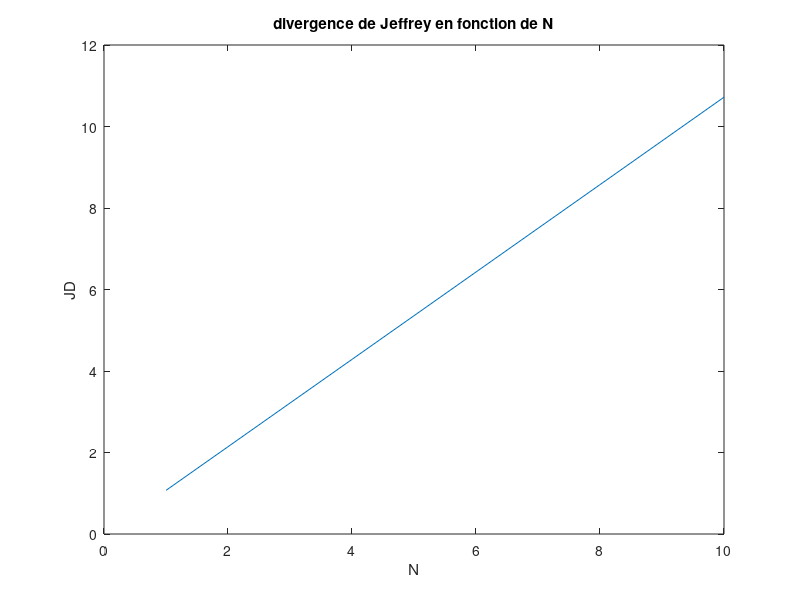

Write the MATLAB code that produced this figure.
close all
clear all

N_tot=10000; 
N=[1:10];
sigma_1=2;
sigma_2=4;
JD_N=zeros(1,max(N))
JL_1_2_N=zeros(1,max(N));

signal_1=sigma_1*randn(1,N_tot);
signal_2=sigma_2*randn(1,N_tot);

Rxx_1=xcorr(signal_1,'biased');
Rxx_2=xcorr(signal_2,'biased');

for i=1:max(N)
    
    Rx_1=toeplitz(Rxx_1(N_tot: N_tot+N(i)-1));
    Rx_2=toeplitz(Rxx_2(N_tot: N_tot+N(i)-1));

    JD_N(i)=0.5*(trace((Rx_2^-1)*Rx_1+(Rx_1^-1)*Rx_2)-2*N(i))
    JL_1_2_N(i)=0.5*(trace((Rx_2^-1)*Rx_1)-N(i)-log(det(Rx_1)/det(Rx_2)));
end

figure
plot(JD_N)
title('divergence de Jeffrey en fonction de N')
ylabel('JD')
xlabel('N')
